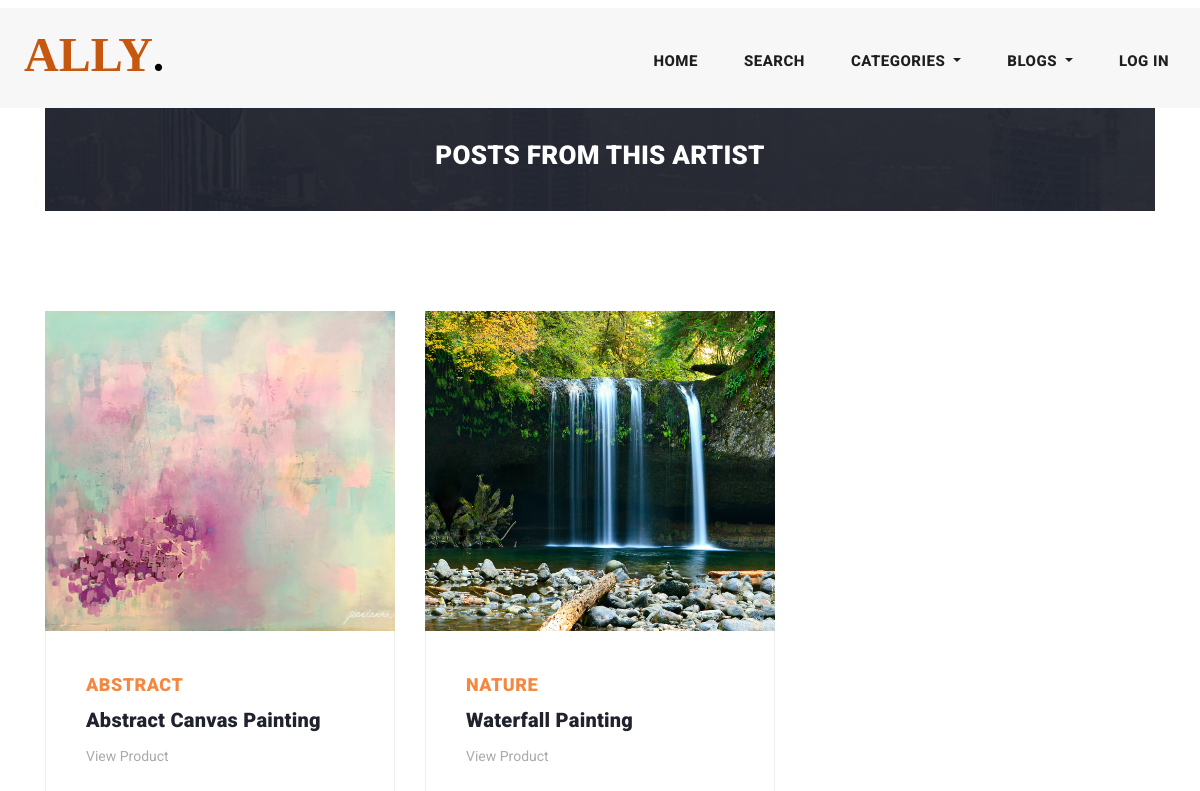
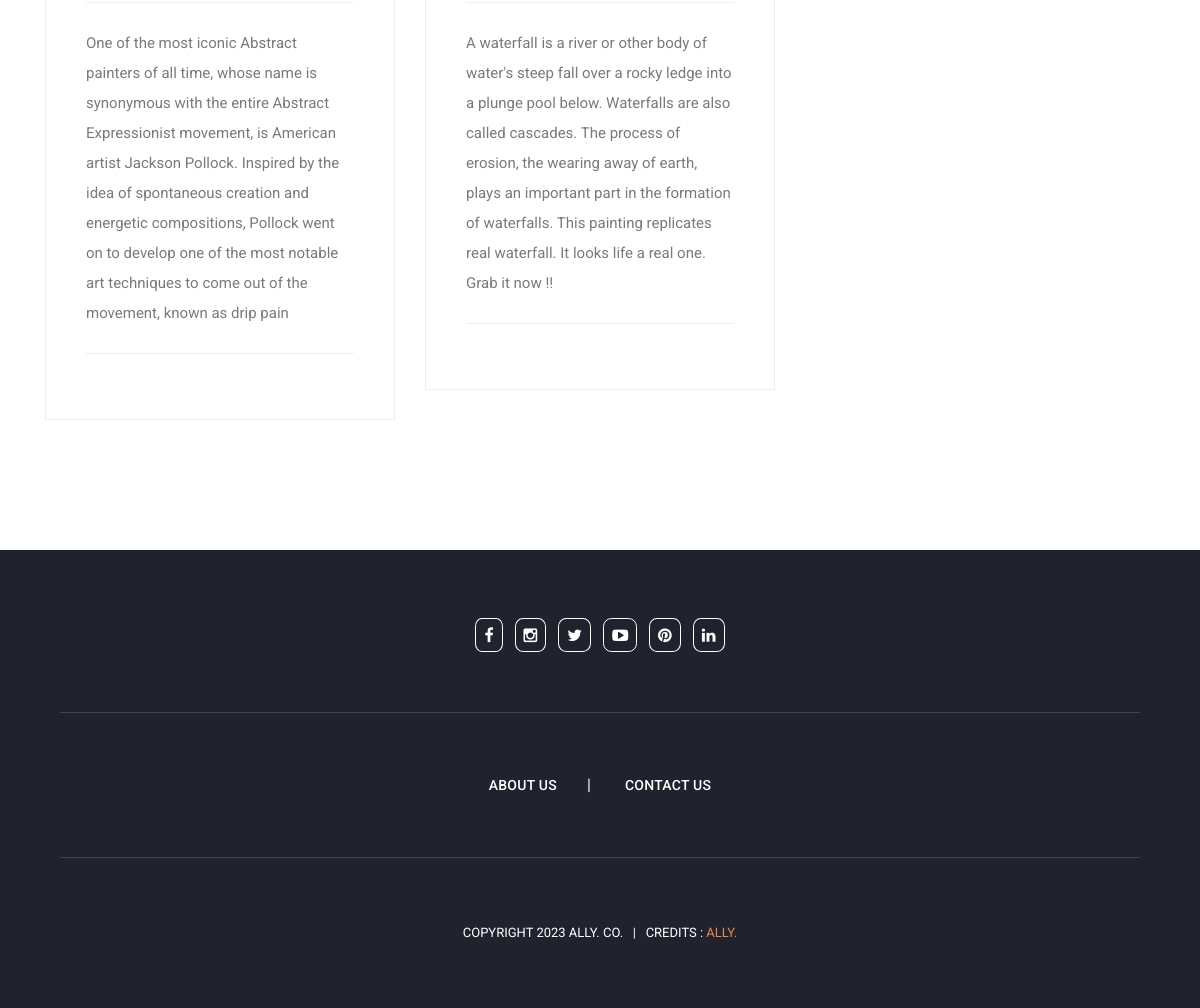
The app's page /viewartist/8/ with its own data (2 pictures, top to bottom).
### Rare_app/models.py (models this page shows, shortened)
class Post(models.Model):
    category = models.ForeignKey(Category, on_delete=models.CASCADE)
    title = models.CharField(max_length=35)
    description = models.CharField(max_length=350)
    image_1 = models.ImageField(upload_to='images/post_images')
    image_2 = models.ImageField(upload_to='images/post_images', null=True, blank=True)
    price = models.PositiveIntegerField()
    availablity_status = models.BooleanField(default=True)
    posted_by = models.ForeignKey(User, on_delete=models.CASCADE)
    posted_at = models.DateTimeField(auto_now_add=True)
    like = models.ManyToManyField(User, related_name='blogpost_like', blank=True)

class Category(models.Model):
    title = models.CharField(max_length=100)
    description = models.CharField(max_length=200)
    image = models.ImageField(upload_to='images/category')
    def __str__(self):
        return self.title

### Rare_app/views.py (the view)
# urls.py: path('viewartist/<int:id>/',views.viewArtist,name="viewartist"),
def viewArtist(request,id):
    curr_obj=Post.objects.get(id=id)
    cats = Category.objects.all()
    obj = Post.objects.filter(posted_by=curr_obj.posted_by)
    return render(request,"artist_products.html",{'cats':cats,'my_pro':obj})

### Rare_app/templates/artist_products.html (shortened to what this page needs)
{% extends 'base.html' %}
{% load static %}
  {% block body %}
  <section class="call-to-action mt-2 pt-4">
    <div class="container">
      <div class="row">
        <div class="col-lg-12">
          <div class="main-content pt-5">
            <div class="row">
              <div class="col-lg-12 pt-5">
                <h4 style="text-align: center;">POSTS FROM THIS ARTIST</h4>
              </div>
            </div>
          </div>
        </div>
      </div>
    </div>
  </section>
  <section class="blog-posts grid-system">
    <div class="container">
      <div class="row">
        <div class="col-lg-12">
          <div class="all-blog-posts">
            <div class="row">
              {% for i in my_pro %}
              <a href="{% url 'postdetails' i.id %}">
              <div class="col-lg-4">
                <div class="blog-post">
                  <div class="blog-thumb">
                    <img src="{{i.image_1.url}}" alt="" style="width: 100%;height: 20rem;">
                  </div>
                  <div class="down-content">
                    <span>{{i.category}}</span>
                    <a>
                      <h4>{{i.title}}</h4>
                    </a>
                    <ul class="post-info">
                      <li><a href="{% url 'postdetails' i.id %}">View Product</a></li>
                    </ul>
                    <p>{{i.description}}</p>
                  </div>
                </div>
              </div>
              </a>
              {% endfor %}
            </div>
          </div>
        </div>
      </div>
    </div>
  </section>
  {% endblock body %}

### static/assets/css/templatemo-stand-blog.css (style rules this page uses)
body { font-family: 'Roboto', sans-serif; overflow-x: hidden; text-rendering: optimizeLegibility; -webkit-font-smoothing: antialiased; -moz-osx-font-smoothing: grayscale; }
p { margin-bottom: 0px; font-size: 15px; font-weight: 400; color: #7a7a7a; line-height: 30px; }
a { text-decoration: none!important; }
ul { padding: 0; margin: 0; list-style: none; }
h1,h2,h3,h4,h5,h6 { margin: 0px; }
.call-to-action { margin-top: 100px; display: block; }
.call-to-action .main-content { padding: 40px; background-image: url(../images/cta-bg.jpg); background-position: center center; background-repeat: no-repeat; background-size: cover; }
.call-to-action .main-content h4 { margin-bottom: 0px; margin-top: 12px; color: #fff; font-size: 26px; font-weight: 900; letter-spacing: 0.25px; }
.blog-posts { margin-top: 100px; }
.blog-posts .blog-post { margin-bottom: 30px; }
.blog-posts .blog-thumb img { width: 100%; overflow: hidden; height: auto; }
.blog-posts .down-content { padding: 40px; border-right: 1px solid #eee; border-left: 1px solid #eee; border-bottom: 1px solid #eee; }
.blog-posts .down-content span { font-size: 18px; text-transform: uppercase; letter-spacing: 0.5px; font-weight: 900; color: #f48840; }
.blog-posts .down-content h4 { font-size: 24px; text-transform: capitalize; letter-spacing: 0.5px; font-weight: 900; color: #20232e; margin: 10px 0px 12px 0px; }
.blog-posts .down-content ul.post-info li { display: inline-block; margin-right: 8px; }
.blog-posts .down-content ul.post-info li:after { content: '|'; color: #aaa; margin-left: 8px; }
.blog-posts .down-content h4 { font-size: 20px; letter-spacing: 0.25px; }
.grid-system .down-content ul.post-info li { margin-right: 3px; }
.grid-system .down-content ul.post-info li:after { margin-left: 5px; }
.blog-posts .down-content ul.post-info li:last-child::after { display: none; }
.blog-posts .down-content ul.post-info li a { font-size: 14px; color: #aaa; font-weight: 400; transition: all .3s; }
.blog-posts .down-content p { padding: 25px 0px; margin: 25px 0px; border-top: 1px solid #eee; border-bottom: 1px solid #eee; }

### records on screen
Post: image_1 (picture), category "ABSTRACT", title "Abstract Canvas Painting", description "One of the most iconic Abstract painters of all time, whose name is synonymous with the entire Abstract Expressionist movement, is American artist Jackson Pollock. Inspired by the idea of spontaneous creation and energetic compositions, Pollock went on to develop one of the most notable art techniques to come out of the movement, known as drip pain"
Post: image_1 (picture), category "NATURE", title "Waterfall Painting", description "A waterfall is a river or other body of water's steep fall over a rocky ledge into a plunge pool below. Waterfalls are also called cascades. The process of erosion, the wearing away of earth, plays an important part in the formation of waterfalls. This painting replicates real waterfall. It looks life a real one. Grab it now !!"
